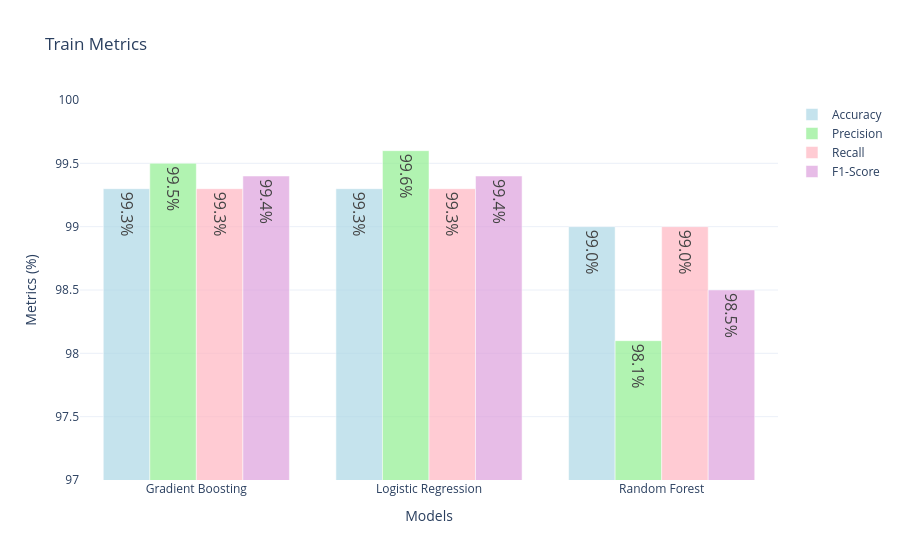
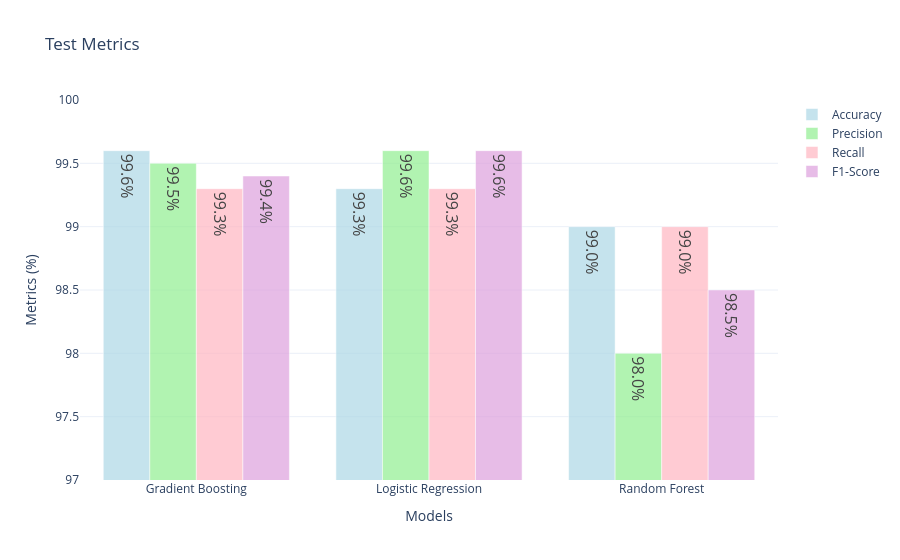

The cell these charts' notebook holds for them, in order:
### Code cell
import plotly.graph_objects as go

# Metrics dictionary provided
all_metrics_provided = {
    "Gradient Boosting": {
        "train_metrics": {"accuracy": 99.3, "precision": 99.5, "recall": 99.3, "f1_score": 99.4},
        "test_metrics": {"accuracy": 99.6, "precision": 99.5, "recall": 99.3, "f1_score": 99.4},
    },
    "Logistic Regression": {
        "train_metrics": {"accuracy": 99.3, "precision": 99.6, "recall": 99.3, "f1_score": 99.4},
        "test_metrics": {"accuracy": 99.3, "precision": 99.6, "recall": 99.3, "f1_score": 99.6},
    },
    "Random Forest": {
        "train_metrics": {"accuracy": 99.0, "precision": 98.1, "recall": 99.0, "f1_score": 98.5},
        "test_metrics": {"accuracy": 99.0, "precision": 98.0, "recall": 99.0, "f1_score": 98.5},
    },
}


def plot_separate_train_test_metrics_with_labels(metrics_dict):
    models = []
    train_metrics = {
        "accuracy": [],
        "precision": [],
        "recall": [],
        "f1_score": []
    }
    test_metrics = {
        "accuracy": [],
        "precision": [],
        "recall": [],
        "f1_score": []
    }

    # Extract metrics for train and test datasets
    for model_name, metrics in metrics_dict.items():
        models.append(model_name)
        train_metrics["accuracy"].append(metrics["train_metrics"]["accuracy"])
        train_metrics["precision"].append(metrics["train_metrics"]["precision"])
        train_metrics["recall"].append(metrics["train_metrics"]["recall"])
        train_metrics["f1_score"].append(metrics["train_metrics"]["f1_score"])
        test_metrics["accuracy"].append(metrics["test_metrics"]["accuracy"])
        test_metrics["precision"].append(metrics["test_metrics"]["precision"])
        test_metrics["recall"].append(metrics["test_metrics"]["recall"])
        test_metrics["f1_score"].append(metrics["test_metrics"]["f1_score"])

    # Plot for train metrics
    fig_train = go.Figure()
    for metric_name, values, color in zip(
        ["Accuracy", "Precision", "Recall", "F1-Score"],
        [train_metrics["accuracy"], train_metrics["precision"], train_metrics["recall"], train_metrics["f1_score"]],
        ["rgba(173, 216, 230, 0.7)", "rgba(144, 238, 144, 0.7)", "rgba(255, 182, 193, 0.7)", "rgba(221, 160, 221, 0.7)"]
    ):
        fig_train.add_trace(go.Bar(
            x=models,
            y=values,
            name=metric_name,
            marker_color=color,
            text=[f"{v:.1f}%" for v in values],  # Add data labels
            textposition="auto"
        ))
    fig_train.update_layout(
        title="Train Metrics",
        xaxis_title="Models",
        yaxis_title="Metrics (%)",
        barmode="group",
        yaxis=dict(range=[97, 100]),
        template="plotly_white"
    )
    fig_train.update_traces(
        textfont_size=16,  # Increase text size
        textposition="inside"  # Place the text outside the bars for better visibility
    )
    fig_train.show()

    # Plot for test metrics
    fig_test = go.Figure()
    for metric_name, values, color in zip(
        ["Accuracy", "Precision", "Recall", "F1-Score"],
        [test_metrics["accuracy"], test_metrics["precision"], test_metrics["recall"], test_metrics["f1_score"]],
        ["rgba(173, 216, 230, 0.7)", "rgba(144, 238, 144, 0.7)", "rgba(255, 182, 193, 0.7)", "rgba(221, 160, 221, 0.7)"]
    ):
        fig_test.add_trace(go.Bar(
            x=models,
            y=values,
            name=metric_name,
            marker_color=color,
            text=[f"{v:.1f}%" for v in values],  # Add data labels
            textposition="auto"
        ))
    fig_test.update_layout(
        title="Test Metrics",
        xaxis_title="Models",
        yaxis_title="Metrics (%)",
        barmode="group",
        yaxis=dict(range=[97, 100]),
        template="plotly_white"
    )
    fig_test.update_traces(
        textfont_size=16,
        textposition="inside"
    )
    fig_test.show()


# Generate separate plots with data labels for train and test metrics
plot_separate_train_test_metrics_with_labels(all_metrics_provided)

### Figure 1 — Plotly figure (JSON) as saved in the notebook; plotly's stock layout.template omitted (floating-point values rounded to 4 significant figures)
{"data": [{"marker": {"color": "rgba(173, 216, 230, 0.7)"}, "name": "Accuracy", "text": ["99.3%", "99.3%", "99.0%"], "textfont": {"size": 16}, "textposition": "inside", "type": "bar", "x": ["Gradient Boosting", "Logistic Regression", "Random Forest"], "y": [99.3, 99.3, 99]}, {"marker": {"color": "rgba(144, 238, 144, 0.7)"}, "name": "Precision", "text": ["99.5%", "99.6%", "98.1%"], "textfont": {"size": 16}, "textposition": "inside", "type": "bar", "x": ["Gradient Boosting", "Logistic Regression", "Random Forest"], "y": [99.5, 99.6, 98.1]}, {"marker": {"color": "rgba(255, 182, 193, 0.7)"}, "name": "Recall", "text": ["99.3%", "99.3%", "99.0%"], "textfont": {"size": 16}, "textposition": "inside", "type": "bar", "x": ["Gradient Boosting", "Logistic Regression", "Random Forest"], "y": [99.3, 99.3, 99]}, {"marker": {"color": "rgba(221, 160, 221, 0.7)"}, "name": "F1-Score", "text": ["99.4%", "99.4%", "98.5%"], "textfont": {"size": 16}, "textposition": "inside", "type": "bar", "x": ["Gradient Boosting", "Logistic Regression", "Random Forest"], "y": [99.4, 99.4, 98.5]}], "layout": {"autosize": true, "barmode": "group", "title": {"text": "Train Metrics"}, "xaxis": {"autorange": true, "range": [-0.5, 2.5], "title": {"text": "Models"}, "type": "category"}, "yaxis": {"range": [97, 100], "title": {"text": "Metrics (%)"}, "type": "linear"}}}

### Figure 2 — Plotly figure (JSON) as saved in the notebook; plotly's stock layout.template omitted (floating-point values rounded to 4 significant figures)
{"data": [{"marker": {"color": "rgba(173, 216, 230, 0.7)"}, "name": "Accuracy", "text": ["99.6%", "99.3%", "99.0%"], "textfont": {"size": 16}, "textposition": "inside", "type": "bar", "x": ["Gradient Boosting", "Logistic Regression", "Random Forest"], "y": [99.6, 99.3, 99]}, {"marker": {"color": "rgba(144, 238, 144, 0.7)"}, "name": "Precision", "text": ["99.5%", "99.6%", "98.0%"], "textfont": {"size": 16}, "textposition": "inside", "type": "bar", "x": ["Gradient Boosting", "Logistic Regression", "Random Forest"], "y": [99.5, 99.6, 98]}, {"marker": {"color": "rgba(255, 182, 193, 0.7)"}, "name": "Recall", "text": ["99.3%", "99.3%", "99.0%"], "textfont": {"size": 16}, "textposition": "inside", "type": "bar", "x": ["Gradient Boosting", "Logistic Regression", "Random Forest"], "y": [99.3, 99.3, 99]}, {"marker": {"color": "rgba(221, 160, 221, 0.7)"}, "name": "F1-Score", "text": ["99.4%", "99.6%", "98.5%"], "textfont": {"size": 16}, "textposition": "inside", "type": "bar", "x": ["Gradient Boosting", "Logistic Regression", "Random Forest"], "y": [99.4, 99.6, 98.5]}], "layout": {"autosize": true, "barmode": "group", "title": {"text": "Test Metrics"}, "xaxis": {"autorange": true, "range": [-0.5, 2.5], "title": {"text": "Models"}, "type": "category"}, "yaxis": {"range": [97, 100], "title": {"text": "Metrics (%)"}, "type": "linear"}}}
